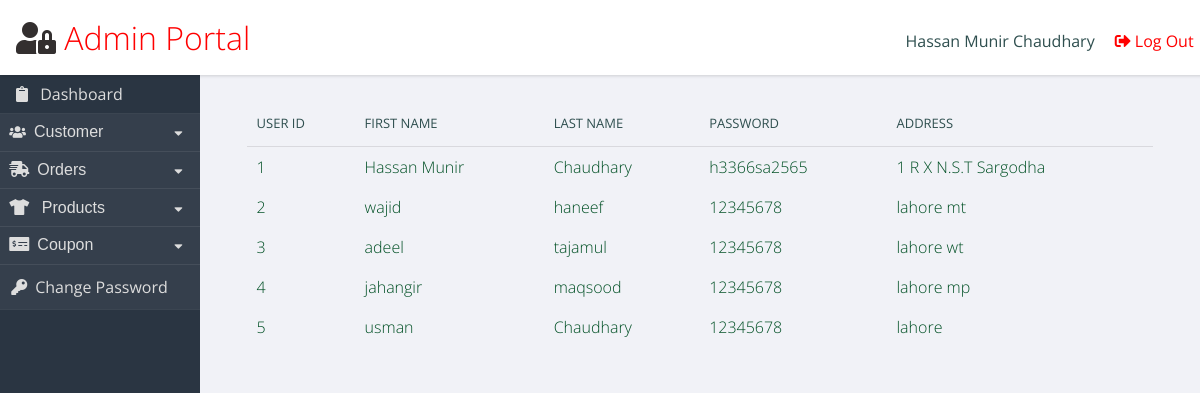
The app's page /admin.php (signed in), older data.
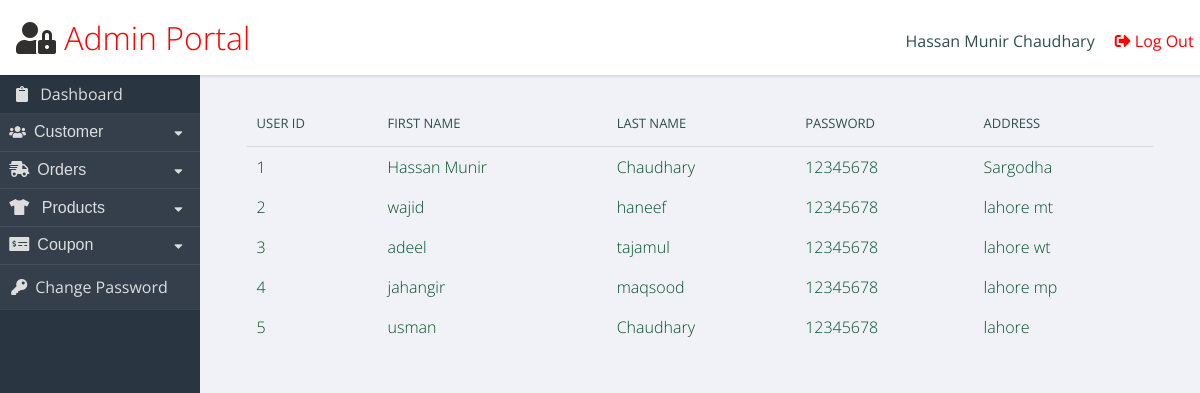
The same page, newer data.
### tables this page shows
CREATE TABLE `userss` (
  `user_id` int(20) NOT NULL,
  `first_name` varchar(100) NOT NULL,
  `last_name` varchar(100) NOT NULL,
  `password` varchar(34) NOT NULL,
  `wallet` int(20) NOT NULL,
  `address` varchar(200) NOT NULL
);

### admin.php (the view, shortened to what this page needs)
<!DOCTYPE>
<html>
<?php
$conn = OpenCon();
if($_SESSION['logged_in'] == true)
{
	$full_name = $_SESSION['fullname'];
}
?>
<head><link rel="stylesheet" href="https://use.fontawesome.com/releases/v5.8.2/css/all.css"></head>
<header role="banner">
  <h1> <i style="color:#332F2F;" class="fas fa-user-lock"></i> Admin Portal</h1>
  <ul class="utilities">
    <br>
    <li class="users">
      <?php
      echo $full_name;
      ?>
    </a></li>
    <li class="logout"><a href="logout.php"><i class="fas fa-sign-out-alt" style =" margin-right: 4px"></i>Log Out</a></li>
  </ul>
</header>
<nav role='navigation'>
  <ul class="main">
    <li style="padding: 0.5em 1em;"><i class="fas fa-clipboard" style=" margin-right: 8px"></i> Dashboard</li>
    <button class="dropdown-customer-btn" onclick="changecustomercarret();"><i class="fas fa-users" style =" margin-right: 8px"></i><font size="3">Customer</font><i class="fa fa-caret-down" id="customercarret"></i>
    </button>
    <button class="dropdown-order-btn" onclick="changeordercarret()"><font size="3"> <i class="fas fa-shipping-fast" style="margin-right: 8px;"></i>Orders</font><i class="fa fa-caret-down" id="ordercarret"></i>
    </button>
    <button class="dropdown-products-btn" onclick="changeproductcarret()"><font size="3"> <i class="fas fa-tshirt" style="margin-right: 8px;"></i> Products</font><i class="fa fa-caret-down" id="productscarret"></i>
    </button>
    <button class="dropdown-coupon-btn" onclick="changecouponcarret()"><font size="3"><i class="fas fa-money-check-alt"style="margin-right: 8px;"></i>Coupon</font><i class="fa fa-caret-down" id="couponcarret"></i>
    </button>
  <li class = "change_password"><a href="#"><i class="fas fa-key" style=" margin-right: 8px"></i>Change Password</a></li>
  </ul>
</nav>
<main role="main">
  <section class="panel important">
<body onload="hidefield()">
  <div id="vc" style="display: none">
  <center>
  <table>
    <tr>
    <th>User ID</th>
    <th>First Name</th>
    <th>Last Name</th>
    <th>Password</th>
    <th>Address</th>
    </tr>
    <?php
      $users='SELECT * FROM userss';
      $result = mysqli_query($conn,$users);
      if($result->num_rows == 0)
      {
        echo "No customer found. <br>.";
      }
      else
      {
        while($row = $result->fetch_assoc())
        {
          $r_id=$row['user_id'];
          $r_fn=$row['first_name'];
          $r_ln=$row['last_name'];
          $r_password=$row['password'];
          $r_address=$row['address'];
          $user_id_a='<a href="javascript:var z=confirmdeletioncustomer(); if(z == true){window.location.href = \'removecustomerfromid.php?username='.$r_id.'&\';} "><font color=rgb(255,255,255)>'.$r_id.'</font></a>';
          $fn_a='<a href="javascript:var s=confirmdeletioncustomer(); if(s == true){window.location.href = \'removecustomerfromid.php?username='.$r_id.'&\';}"><font color=rgb(255,255,255)>'.$r_fn.'</a></font>';
          $ln_a='<a href="javascript:var t=confirmdeletioncustomer(); if(t == true){window.location.href = \'removecustomerfromid.php?username='.$r_id.'&\';}"><font color=rgb(255,255,255)>'.$r_ln.'</a></font>';
          $pass_a='<a href="javascript:var q=confirmdeletioncustomer(); if(q == true){window.location.href = \'removecustomerfromid.php?username='.$r_id.'&\';}"><font color=rgb(255,255,255)>'.$r_password.'</a></font>';
          $address_a='<a href="javascript:var q=confirmdeletioncustomer(); if(q == true){window.location.href = \'removecustomerfromid.php?username='.$r_id.'&\';}"><font color=rgb(255,255,255)>'.$r_address.'</a></font>';
          echo '<tr><td>'.$user_id_a.'</td><td>'.$fn_a.'</td><td>'.$ln_a.'</td><td>'.$pass_a.'</td><td>'.$address_a.'</td> </tr> ';
        }
      }
    ?>
  </table>
  </center>
</div>
</body>
  </section>
</main>
</html>

### admin.php (style rules this page uses)
html { box-sizing: border-box; }
body { background: #f1f2f7; font-family: "Open Sans", arial, sans-serif; color: darkslategray; }
header[role ="banner"] { background: white; box-shadow: 1px 1px 3px rgba(0, 0, 0, 0.15); }
header[role ="banner"] h1 { margin: 0; font-weight: 300; padding: 1rem; }
header[role="banner"] { padding-right: 0.6em; color: red; }
header[role="banner"] .utilities { width: 100%; background: slategray; color: #ddd; }
header[role="banner"] .utilities li { border-bottom: solid 1px rgba(255, 255, 255, 0.2); }
header[role="banner"] .utilities li a { padding: 0.7em; display: block; }
.dropdown-customer-btn, .dropdown-order-btn, .dropdown-products-btn, .dropdown-coupon-btn { border:none; text-align: left; margin: 0; width:100%; background: #2a3542; color: #ddd; border-bottom: 1px solid rgba(255, 255, 255, 0.08); padding: 0.7em; }
.fa-caret-down { float: right; padding-right: 8px; margin-top: 4px; }
nav[role="navigation"] { background: #2a3542; color: #ddd; }
nav[role="navigation"] li { border-bottom: 1px solid rgba(255, 255, 255, 0.08); }
nav[role="navigation"] li a { color: #ddd; text-decoration: none; display: block; padding: 0.7em; }
nav[role="navigation"] li a, .dropdown-customer-btn, .dropdown-order-btn, .dropdown-products-btn, .dropdown-coupon-btn { cursor:pointer; color: #ddd; background-color: rgba(255, 255, 255, 0.05); }
a { text-decoration: none; color: inherit; }
ul, li { list-style-type: none; margin: 0; padding: 0; }
table { border-collapse: collapse; width: 96%; margin: 2%; }
th { text-align: left; font-weight: 400; font-size: 13px; text-transform: uppercase; border-bottom: 1px solid rgba(0, 0, 0, 0.1); padding: 0 10px; padding-bottom: 14px; }
@media screen and (min-width: 600px) { html, body { height: 100%; } }
@media screen and (min-width: 600px) { header[role="banner"] { position: fixed; top: 0; left: 0; width: 100%; z-index: 99; height: 75px; } }
@media screen and (min-width: 600px) { header[role="banner"] .utilities { position: absolute; top: 0; right: 0; background: transparent; color: darkslategray; width: auto; } }
@media screen and (min-width: 600px) { header[role="banner"] .utilities li { display: inline-block; } }
@media screen and (min-width: 600px) { header[role="banner"] .utilities li a { padding: 0.5em 1em; } }
@media screen and (min-width: 600px) { nav[role="navigation"] { position: fixed; width: 200px; top: 75px; bottom: 0px; left: 0px; } }
@media screen and (min-width: 600px) { main[role="main"] { margin: 75px 0 40px 200px; } }
@media screen and (min-width: 600px) { main[role="main"]:after { content: ""; display: table; clear: both; } }
@media screen and (min-width: 600px) { .panel { margin: 2% 0 0 2%; float: left; width: 96%; } }

Row changes from the older to the newer data that the page shows:
changed userss "Hassan Munir": password "h3366sa2565" → "12345678"; address "1 R X N.S.T Sargodha" → "Sargodha"
